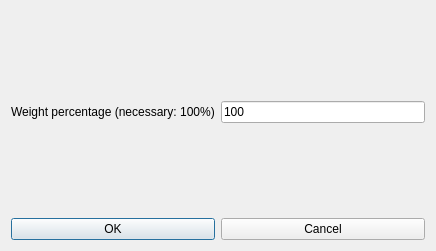
<?xml version="1.0" encoding="UTF-8"?>
<ui version="4.0">
 <class>ModifyConstraintTeachersNoTwoConsecutiveDaysForm_template</class>
 <widget class="QDialog" name="ModifyConstraintTeachersNoTwoConsecutiveDaysForm_template">
  <property name="geometry">
   <rect>
    <x>0</x>
    <y>0</y>
    <width>436</width>
    <height>251</height>
   </rect>
  </property>
  <property name="windowTitle">
   <string extracomment="This is the title of the dialog to modify a constraint of this type">Modify teachers no two consecutive days</string>
  </property>
  <layout class="QVBoxLayout" name="verticalLayout_2">
   <item>
    <spacer name="verticalSpacer">
     <property name="orientation">
      <enum>Qt::Vertical</enum>
     </property>
     <property name="sizeHint" stdset="0">
      <size>
       <width>20</width>
       <height>38</height>
      </size>
     </property>
    </spacer>
   </item>
   <item>
    <layout class="QHBoxLayout" name="horizontalLayout_2">
     <item>
      <widget class="QLabel" name="weightTextLabel">
       <property name="frameShape">
        <enum>QFrame::NoFrame</enum>
       </property>
       <property name="frameShadow">
        <enum>QFrame::Plain</enum>
       </property>
       <property name="text">
        <string>Weight percentage (necessary: 100%)</string>
       </property>
       <property name="wordWrap">
        <bool>false</bool>
       </property>
      </widget>
     </item>
     <item>
      <widget class="QLineEdit" name="weightLineEdit">
       <property name="text">
        <string notr="true">100</string>
       </property>
      </widget>
     </item>
    </layout>
   </item>
   <item>
    <spacer name="verticalSpacer_3">
     <property name="orientation">
      <enum>Qt::Vertical</enum>
     </property>
     <property name="sizeHint" stdset="0">
      <size>
       <width>20</width>
       <height>38</height>
      </size>
     </property>
    </spacer>
   </item>
   <item>
    <layout class="QHBoxLayout" name="horizontalLayout">
     <item>
      <widget class="QPushButton" name="okPushButton">
       <property name="text">
        <string>OK</string>
       </property>
      </widget>
     </item>
     <item>
      <widget class="QPushButton" name="cancelPushButton">
       <property name="text">
        <string>Cancel</string>
       </property>
      </widget>
     </item>
    </layout>
   </item>
  </layout>
 </widget>
 <layoutdefault spacing="6" margin="11"/>
 <resources/>
 <connections/>
</ui>
